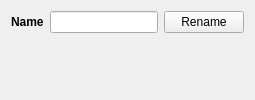
          <widget class="QWidget" name="GeneralTab">
            <attribute name="title">
              <string>General</string>
            </attribute>
            <layout class="QVBoxLayout">
              <item>
                <layout class="QHBoxLayout">
                  <item>
                    <widget class="QLabel" name="NameLabel">
                      <property name="maximumSize">
                        <size>
                          <width>16777215</width>
                          <height>28</height>
                        </size>
                      </property>
                      <property name="font">
                        <font>
                          <weight>75</weight>
                          <bold>true</bold>
                        </font>
                      </property>
                      <property name="text">
                        <string>Name</string>
                      </property>
                    </widget>
                  </item>
                  <item>
                    <widget class="QLineEdit" name="LinkNameLineEdit">
                      <property name="focusPolicy">
                        <enum>Qt::NoFocus</enum>
                      </property>
                      <property name="text">
                        <string/>
                      </property>
                      <property name="readOnly">
                        <bool>true</bool>
                      </property>
                    </widget>
                  </item>
                  <item>
                    <widget class="QPushButton" name="RenameLinkButton">
                      <property name="text">
                        <string>Rename</string>
                      </property>
                    </widget>
                  </item>
                </layout>
              </item>
              <item>
                <spacer name="verticalSpacer">
                  <property name="orientation">
                    <enum>Qt::Vertical</enum>
                  </property>
                  <property name="sizeHint" stdset="0">
                    <size>
                      <width>20</width>
                      <height>40</height>
                    </size>
                  </property>
                </spacer>
              </item>
            </layout>
          </widget>
